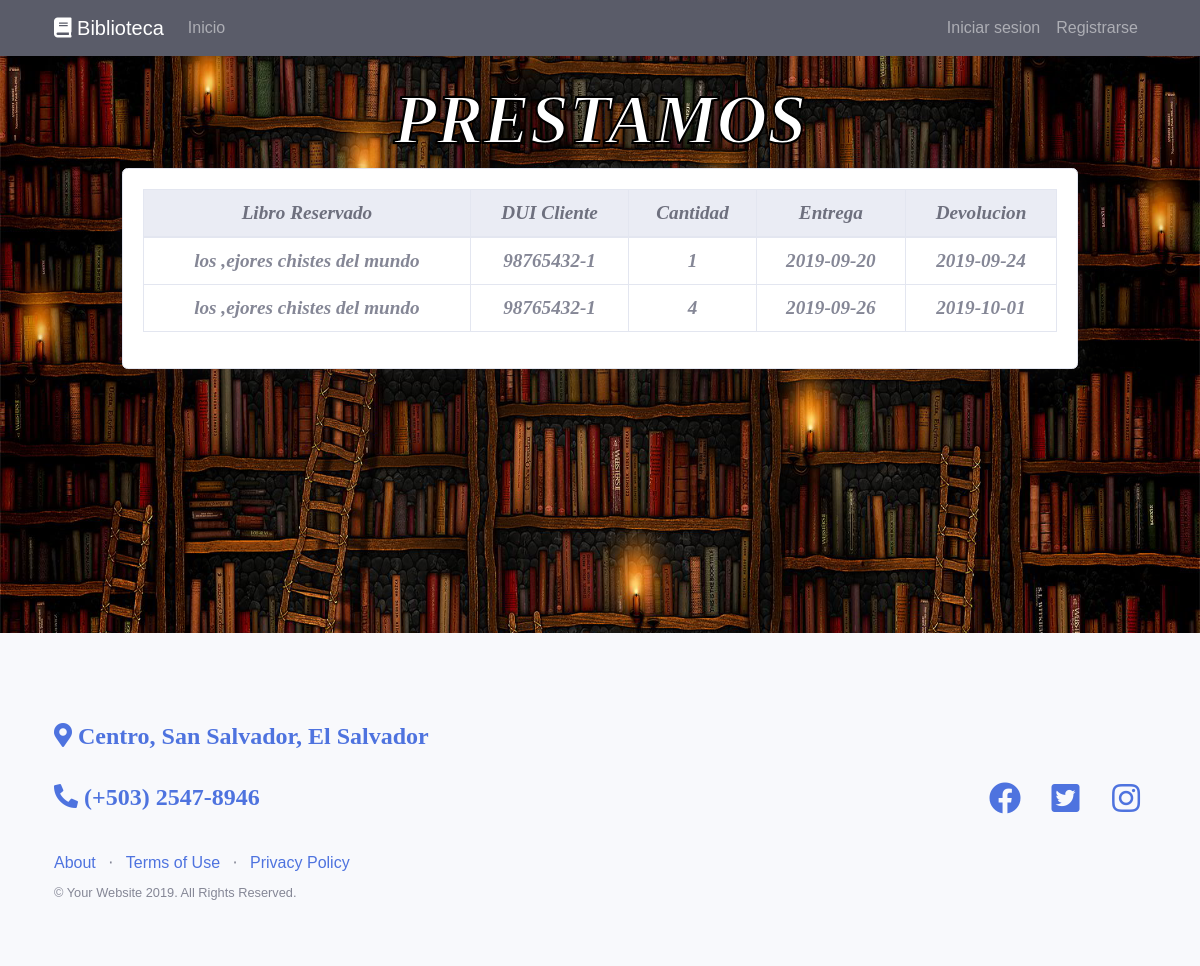
The app's page /index.php/usuario_c/prestamosV with its own data.
### tables this page shows
CREATE TABLE `prestamo` (
  `id_prestamo` int(11) NOT NULL,
  `dui` varchar(10) NOT NULL,
  `id_libro` int(11) NOT NULL,
  `cantidades` int(11) NOT NULL,
  `fecha_prestamo` date NOT NULL,
  `fecha_entregap` date NOT NULL
);

CREATE TABLE `libro` (
  `id_libro` int(11) NOT NULL,
  `identificador` int(11) NOT NULL,
  `titulo` varchar(50) NOT NULL,
  `id_categoria` int(11) NOT NULL,
  `id_autor` int(11) NOT NULL,
  `fecha_lanzamiento` date NOT NULL,
  `id_editorial` int(11) NOT NULL,
  `imagen` varchar(50) NOT NULL,
  `stock` int(11) NOT NULL
);

CREATE TABLE `cliente` (
  `dui` varchar(10) NOT NULL,
  `nombre` varchar(50) NOT NULL,
  `nombre_usuario` varchar(50) NOT NULL,
  `contrasena_usuario` varchar(100) NOT NULL,
  `email` varchar(100) NOT NULL,
  `fecha_nacimiento` date NOT NULL,
  `telefono` int(11) NOT NULL,
  `sexo` varchar(20) NOT NULL,
  `direccion` varchar(250) NOT NULL
);

### application/controllers/Usuario_C.php (called while the page is built, shortened)
<?php
class Usuario_C extends CI_Controller {
	public function __construct(){
		$this->load->model('Usuario_M');
		$this->load->model('reserva_m');
    $this->load->model('prestamo_m');
	}
  public function prestamosV(){
    $data = array(
      'page_title' => 'Prestamo',
      'view' => 'Usuario/Usuario_Prestamo',
      'data_view' => array()
    );
    $presta =  $this->prestamo_m->mostrar();
    $data['presta'] = $presta;
    $this->load->view('Template2/Main_View', $data);
  }
}

### index.php (called while the page is built, shortened)
<?php
require_once BASEPATH.'core/CodeIgniter.php';

### application/models/prestamo_m.php (called while the page is built, shortened)
<?php
class prestamo_m extends CI_Model {
	public function mostrar()
	{
		$this->db->select('*');
		$this->db->from('prestamo p');
		$this->db->join('libro l','p.id_libro = l.id_libro');
		$this->db->join('cliente c','c.dui = p.dui');
		$presta = $this->db->get();
		return $presta->result();
	}
}

### application/views/Usuario/Usuario_Prestamo.php (the view)
<body id="page-top" class="re">
  <div id="wrer">
    <div id="content-wrapper" class="d-flex flex-column">
      <div id="content">
        <div class="container-fluid">
          <div class="row">
            <div class="col-lg-10 offset-lg-1">
              <br>
              <h1 class="h2 mb-2  text-center p texto-borde" style="font-size: 70px; color: white">PRESTAMOS</h1>
              <div class="card shadow mb-4">
                <div class="card-body">
                  <div class="table-responsive">
                    <table class="table table-bordered table-hover text-center p" id="Prestamo" width="100%" cellspacing="0">
                      <thead class="thead-light">
                        <tr>
                          <th>Libro Reservado</th>
                          <th>DUI Cliente</th>
                          <th>Cantidad</th>
                          <th>Entrega</th>
                          <th>Devolucion</th>
                        </tr>
                      </thead>
                      <tbody>
                        <?php foreach ($presta as $r): ?>
                          <tr>
                            <td><?= $r->titulo?></td>
                            <td><?= $r->dui?></td>
                            <td><?= $r->cantidades?></td>
                            <td><?= $r->fecha_prestamo?></td>
                            <td><?= $r->fecha_entregap?></td>
                          </tr>
                        <?php endforeach; ?>
                      </tbody>
                    </table>
                  </div>
                </div>
              </div>
            </div>
          </div>
        </div>
      </div>
    </div>
  </div>
  <br><br><br><br><br><br><br><br><br><br>
  <footer class="footer bg-light">
    <div class="container">
      <div class="row">
        <div class="col-lg-6 h-100 text-center text-lg-left my-auto">
          <ul class="list-inline mb-2">
            <li class="list-inline-item"><br>
              <h4><a href="#"><i class="fas fa-map-marker-alt"> Centro, San Salvador, El Salvador</i></a></h4>
            </li><br><br>
            <li class="list-inline-item">
              <h4><a href="#"><i class="fas fa-phone-alt"> (+503) 2547-8946</i></a></h4>
            </li>
          </ul><br>
          <ul class="list-inline mb-2">
            <li class="list-inline-item">
              <a href="#">About</a>
            </li>
            <li class="list-inline-item">&sdot;</li>
            <li class="list-inline-item">
              <a href="#">Terms of Use</a>
            </li>
            <li class="list-inline-item">&sdot;</li>
            <li class="list-inline-item">
              <a href="#">Privacy Policy</a>
            </li>
          </ul>
          <p class="text-muted small mb-4 mb-lg-0">&copy; Your Website 2019. All Rights Reserved.</p>
        </div>
        <div class="col-lg-6 h-100 text-center text-lg-right my-auto">
          <ul class="list-inline mb-0">
            <li class="list-inline-item mr-3">
              <a href="#">
                <i class="fab fa-facebook fa-2x fa-fw"></i>
              </a>
            </li>
            <li class="list-inline-item mr-3">
              <a href="#">
                <i class="fab fa-twitter-square fa-2x fa-fw"></i>
              </a>
            </li>
            <li class="list-inline-item">
              <a href="#">
                <i class="fab fa-instagram fa-2x fa-fw"></i>
              </a>
            </li>
          </ul>
        </div>
      </div>
    </div>
  </footer>
</body>

### asset/css/main.css (style rules this page uses)
body, html { height: 100%; margin: 0; font-family: Arial, Helvetica, sans-serif; }
.texto-borde { -webkit-text-stroke: 2px black; color: transparent; }
.p { font: oblique bold 120% cursive; }

### records on screen
prestamo: id_libro.titulo "los ,ejores chistes del mundo", dui.dui "98765432-1", cantidades "1", fecha_prestamo "2019-09-20", fecha_entregap "2019-09-24"
prestamo: id_libro.titulo "los ,ejores chistes del mundo", dui.dui "98765432-1", cantidades "4", fecha_prestamo "2019-09-26", fecha_entregap "2019-10-01"
